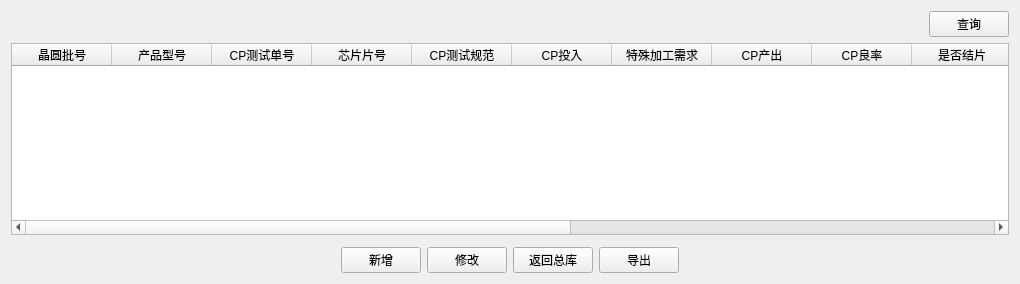
         <widget class="QWidget" name="tab_3">
          <attribute name="title">
           <string>CP中测订单</string>
          </attribute>
          <layout class="QGridLayout" name="gridLayout_10">
           <item row="0" column="0">
            <layout class="QHBoxLayout" name="horizontalLayout" stretch="5,0">
             <item>
              <spacer name="horizontalSpacer_2">
               <property name="orientation">
                <enum>Qt::Horizontal</enum>
               </property>
               <property name="sizeHint" stdset="0">
                <size>
                 <width>918</width>
                 <height>20</height>
                </size>
               </property>
              </spacer>
             </item>
             <item>
              <widget class="QPushButton" name="CP_managerQuery_pushButton">
               <property name="text">
                <string>查询</string>
               </property>
               <property name="icon">
                <iconset>
                 <normaloff>image/select.png</normaloff>image/select.png</iconset>
               </property>
               <property name="autoDefault">
                <bool>false</bool>
               </property>
              </widget>
             </item>
            </layout>
           </item>
           <item row="1" column="0">
            <widget class="QTableWidget" name="CP_tableWidget">
             <column>
              <property name="text">
               <string>晶圆批号</string>
              </property>
             </column>
             <column>
              <property name="text">
               <string>产品型号</string>
              </property>
             </column>
             <column>
              <property name="text">
               <string>CP测试单号</string>
              </property>
             </column>
             <column>
              <property name="text">
               <string>芯片片号</string>
              </property>
             </column>
             <column>
              <property name="text">
               <string>CP测试规范</string>
              </property>
             </column>
             <column>
              <property name="text">
               <string>CP投入</string>
              </property>
             </column>
             <column>
              <property name="text">
               <string>特殊加工需求</string>
              </property>
             </column>
             <column>
              <property name="text">
               <string>CP产出</string>
              </property>
             </column>
             <column>
              <property name="text">
               <string>CP良率</string>
              </property>
             </column>
             <column>
              <property name="text">
               <string>是否结片</string>
              </property>
             </column>
             <column>
              <property name="text">
               <string>结片良率</string>
              </property>
             </column>
             <column>
              <property name="text">
               <string>是否结批</string>
              </property>
             </column>
             <column>
              <property name="text">
               <string>结批良率</string>
              </property>
             </column>
             <column>
              <property name="text">
               <string>操作人员</string>
              </property>
             </column>
             <column>
              <property name="text">
               <string>更新时间</string>
              </property>
             </column>
             <column>
              <property name="text">
               <string>备注</string>
              </property>
             </column>
            </widget>
           </item>
           <item row="2" column="0">
            <widget class="QWidget" name="CP_widget" native="true">
             <property name="styleSheet">
              <string notr="true">font: 10pt &quot;黑体&quot;;</string>
             </property>
            </widget>
           </item>
           <item row="3" column="0">
            <layout class="QHBoxLayout" name="horizontalLayout_4" stretch="6,1,1,1,0,6">
             <item>
              <spacer name="horizontalSpacer_3">
               <property name="orientation">
                <enum>Qt::Horizontal</enum>
               </property>
               <property name="sizeHint" stdset="0">
                <size>
                 <width>40</width>
                 <height>20</height>
                </size>
               </property>
              </spacer>
             </item>
             <item>
              <widget class="QPushButton" name="CP_addMaterial_pushButton">
               <property name="text">
                <string>新增</string>
               </property>
               <property name="icon">
                <iconset>
                 <normaloff>image/add.png</normaloff>image/add.png</iconset>
               </property>
               <property name="autoDefault">
                <bool>false</bool>
               </property>
              </widget>
             </item>
             <item>
              <widget class="QPushButton" name="CP_alterMaterial_pushButton">
               <property name="text">
                <string>修改</string>
               </property>
               <property name="icon">
                <iconset>
                 <normaloff>image/main_exit.png</normaloff>image/main_exit.png</iconset>
               </property>
               <property name="autoDefault">
                <bool>false</bool>
               </property>
              </widget>
             </item>
             <item>
              <widget class="QPushButton" name="CP_returnALL_pushButton">
               <property name="text">
                <string>返回总库</string>
               </property>
               <property name="icon">
                <iconset>
                 <normaloff>image/first.png</normaloff>image/first.png</iconset>
               </property>
               <property name="autoDefault">
                <bool>false</bool>
               </property>
              </widget>
             </item>
             <item>
              <widget class="QPushButton" name="CP_managerOutExcel_pushBotton">
               <property name="text">
                <string>导出</string>
               </property>
               <property name="icon">
                <iconset>
                 <normaloff>image/excel.png</normaloff>image/excel.png</iconset>
               </property>
              </widget>
             </item>
             <item>
              <spacer name="horizontalSpacer_4">
               <property name="orientation">
                <enum>Qt::Horizontal</enum>
               </property>
               <property name="sizeHint" stdset="0">
                <size>
                 <width>40</width>
                 <height>20</height>
                </size>
               </property>
              </spacer>
             </item>
            </layout>
           </item>
          </layout>
         </widget>
